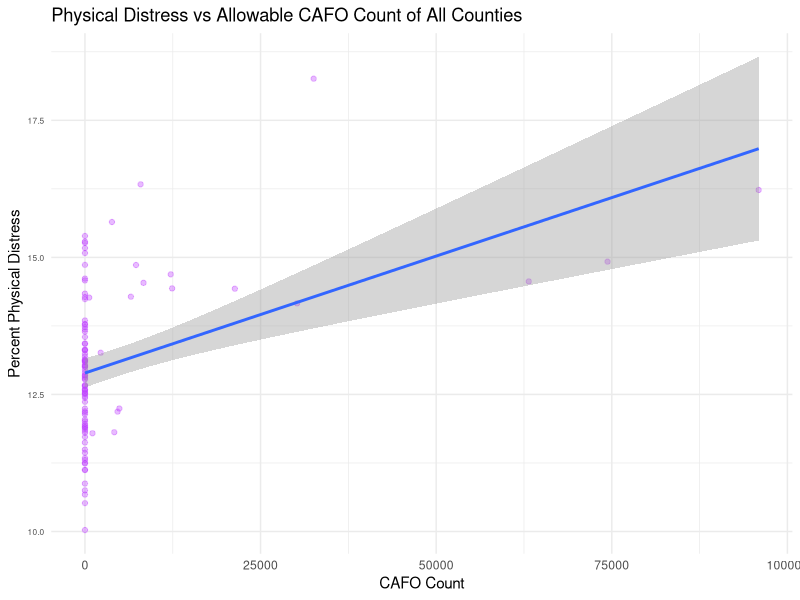

Here is the R script that generated this plot:
library(tidyverse)

finalData <- read_csv("derivedData/finalData.csv")

figure <- finalData %>% ggplot(aes(x = allowable_count, y = percent_physical_distress)) + 
  geom_point(color = "darkorchid1", alpha = 0.35) + 
  geom_smooth(method='lm') + 
  labs(title = "Physical Distress vs Allowable CAFO Count of All Counties", 
       x="CAFO Count", y="Percent Physical Distress") + 
  theme_minimal() + 
  theme(axis.text.y = element_text(size = 6))

ggsave("figures/percentPhysicalDistress.png", plot=figure)